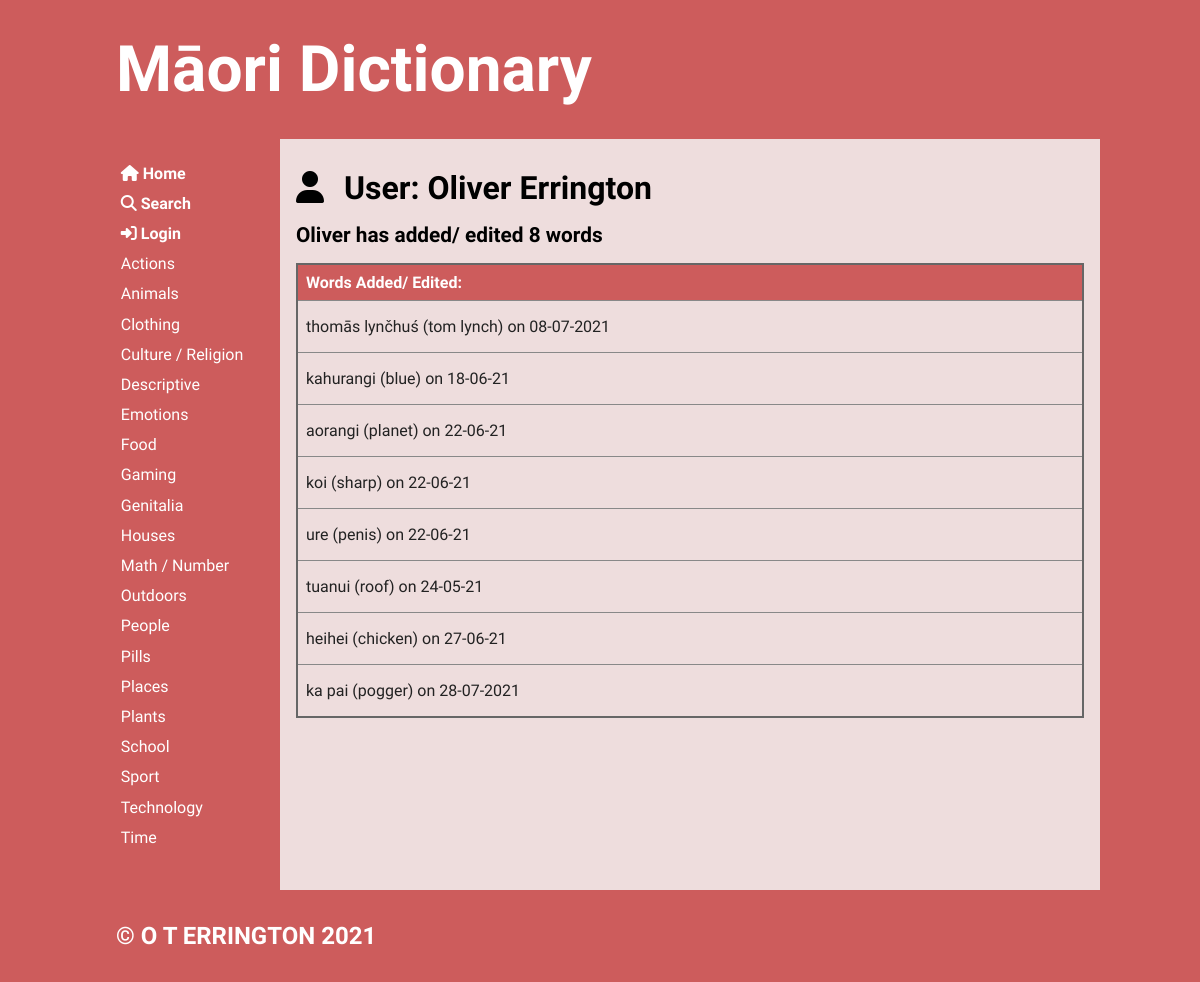
The page /publicuser/2 on the database its author committed.
### tables this page shows
CREATE TABLE "categories"
(
	cat_id integer
		constraint Category_pk
			primary key autoincrement,
	category varchar(20)
);

CREATE TABLE users
(
	user_id integer
		constraint users_pk
			primary key autoincrement,
	fname varchar(20),
	lname varchar(30),
	email varchar(50),
	password varchar(30)
);

CREATE TABLE "words"
(
	word_id integer
		constraint words_pk
			primary key autoincrement,
	maori varchar(20),
	english varchar(20),
	cat_id integer,
	definition varchar(100),
	word_level integer,
	user_id integer,
	image varchar(50),
	date_added varchar(10)
);

### app.py (the view)
@app.route('/publicuser/<user_id>')
def render_userpublic_page(user_id):
    con = create_connection(DB_NAME)
    query = """SELECT user_id, fname, lname, email
    FROM users
    WHERE user_id=?"""
    cur = con.cursor()
    cur.execute(query, (user_id,))
    user_info = cur.fetchall()
    query = """SELECT word_id, maori, english, user_id, date_added
    FROM words
    WHERE user_id=?
    ORDER BY date_added"""
    cur = con.cursor()
    cur.execute(query, (user_id,))
    user_words_info = cur.fetchall()
    con.close()
    if len(user_info) == 0:
        flash('User does not exist')
        return redirect('/')
    return render_template('publicuser.html', categories=get_categories(),
                           logged_in=is_logged_in(), user_info=user_info,
                           user_words_info=user_words_info)

### app.py (called while the page is built)
def create_connection(db_file):
    try:
        connection = sqlite3.connect(db_file)
        return connection
    except Error as e:  # unless there's an error
        print(e)
    return None

def get_categories():
    con = create_connection(DB_NAME)
    query = """SELECT cat_id, category
            FROM categories
            ORDER BY category"""
    cur = con.cursor()
    cur.execute(query)
    category_list = cur.fetchall()
    con.close()
    return category_list

def is_logged_in():
    if session.get("email") is None:
        print("not logged in")
        return False
    else:  # if email isn't empty then user must be logged in
        print("logged in")
        return True

### templates/publicuser.html (shortened to what this page needs)
{% extends 'base.html' %}
{% block main %}
    <div>
        <i class="fas fa-user user-img"></i>
        <span class="span-heading">User: {{ user_info[0][1] }} {{ user_info[0][2] }}</span>
    </div>
    {% if user_words_info|length == 0 %}
        <h4>{{ user_info[0][1] }} hasn't added any words yet!</h4>
    {% else %}
        <h4>{{ user_info[0][1] }} has added/ edited {{ user_words_info|length }} words</h4>
        <table>
            <tr>
                <th>Words Added/ Edited:</th>
            </tr>
            {% for user_word_info in user_words_info %}
                <tr class="category-highlight">
                    <td>
                        <a href="/word/{{ user_word_info[0] }}">
                            <p>
                                {{ user_word_info[1] }} ({{ user_word_info[2] }}) on {{ user_word_info[4] }}
                            </p>
                        </a>
                    </td>
                </tr>
            {% endfor %}
        </table>
    {% endif %}
{% endblock %}

### templates/base.html (shortened to what this page needs)
<!doctype html>
<html lang="en">
<head>
	<link href="{{ url_for('static', filename='css/style.css') }}" rel="stylesheet">
</head>
<body>
	<div id="container">
		<header>
			<a href="/"><h1>Māori Dictionary</h1></a>
		</header>
		<nav>
			<ul>
                <li>
                    <a href="/">
                        <i class="fas fa-home"></i><b> Home</b><br>
                    </a>
                    <a href="/search">
                        <i class="fas fa-search"></i><b> Search</b><br>
                    </a>
                    {% if logged_in %}
                        <a href="/user">
                            <i class="fas fa-user"></i><b> Account</b><br>
                        </a>
                        <a href="/logout"><i class="fas fa-sign-out-alt"></i><b> Log Out</b><br></a>
                    {%  else %}
                        <a href="/login"><i class="fas fa-sign-in-alt"></i><b> Login</b><br></a>
                    {%  endif %}
                    {% for category in categories %}
                        <a href="/category/{{ category[0] }}">
                            {{ category[1] }} <br/>
                        </a>
                    {% endfor %}
                    <br><br>
                </li>
			</ul>
		</nav>
		<main>
            {% block main%}{% endblock %}
        </main>
		<footer>
			<h3>
				&copy; O T ERRINGTON 2021
			</h3>
		</footer>
	</div>
</body>
</html>

### static/css/style.css (style rules this page uses)
* { font-family: 'KoHo', sans-serif; margin: 0; padding: 0; box-sizing: border-box; font-weight: 400; }
body { background-color: indianred; }
#container { display: grid; grid-template-columns: 75px auto; grid-template-areas: 'nav header' 'main main' 'footer footer'; }
header { grid-area: header; background-color: indianred; padding: 1rem; }
nav { grid-area: nav; }
main { grid-area: main; padding: 1rem; background-color: #edd; }
h1, h2, h3, h4, .span-heading { padding: 1rem 0; font-weight: 700; font-size: 2rem; color: black; }
h1 { font-size: 4rem; color: white; }
h3 { font-size: 1.5rem; color: white; }
h4 { font-size: 1.3rem; }
p { padding: 0.5rem 0; }
a { color: #222; text-decoration: none; }
.user-img { font-size: 2rem; padding: 1rem 1rem 0 0; }
table { width: 100%; border: 2px solid #666; border-collapse: collapse; }
th, td { border: 1px solid #888; padding: 0.5rem; text-align: left; }
b { font-weight: 700; }
.category-highlight { transition-duration: 0.2s; }
th { background-color: indianred; color: #fff; font-weight: 700; }
footer { grid-area: footer; padding: 1rem; background-color: indianred; }
@media only screen and (min-width: 768px) { #container { grid-template-columns: 180px auto; grid-template-areas: 'header header' 'nav main' 'footer footer'; } }
@media only screen and (min-width: 768px) { nav { background-color: indianred; padding: 0 0.5rem; } }
@media only screen and (min-width: 768px) { nav ul { list-style: none; } }
@media only screen and (min-width: 768px) { nav a { display: block; color: #fff; text-decoration: none; padding: 0.35rem 0 0.35rem 0.8rem; } }
@media only screen and (min-width: 1000px) { #container { width: 1000px; margin: auto; } }

### rows shown on the page
categories: category "Actions"
categories: category "Animals"
categories: category "Clothing"
categories: category "Culture / Religion"
categories: category "Descriptive"
categories: category "Emotions"
categories: category "Food"
categories: category "Gaming"
categories: category "Genitalia"
categories: category "Houses"
categories: category "Math / Number"
categories: category "Outdoors"
categories: category "People"
categories: category "Pills"
categories: category "Places"
categories: category "Plants"
categories: category "School"
categories: category "Sport"
categories: category "Technology"
categories: category "Time"
users: fname "Oliver", lname "Errington"
words: maori "thomās lynčhuś", english "tom lynch", date_added "08-07-2021"
words: maori "kahurangi", english "blue", date_added "18-06-21"
words: maori "aorangi", english "planet", date_added "22-06-21"
words: maori "koi", english "sharp", date_added "22-06-21"
words: maori "ure", english "penis", date_added "22-06-21"
words: maori "tuanui", english "roof", date_added "24-05-21"
words: maori "heihei", english "chicken", date_added "27-06-21"
words: maori "ka pai", english "pogger", date_added "28-07-2021"

### other values the page prints
{{ user_words_info|length }} "8"
